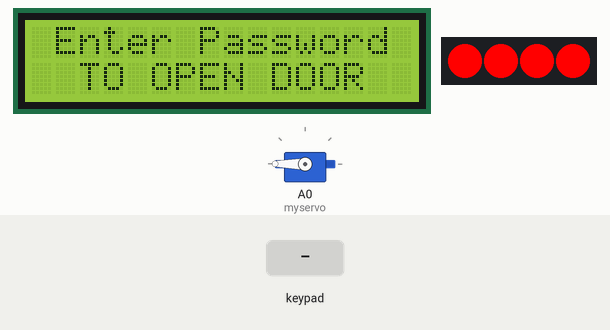
Simulated run of this sketch. Board: Arduino Uno, built with avr-gcc and run on an emulated ATmega328P. Shown: 16×2 character LCD, servo, 4 RGB LEDs in strip order, left to right. The inputs (shaded band) are chosen by the test bench.

Above: at 1.2 s.
1.3 s: keypad keys A 1 2 3 pressed 0.4 s apart
At 3.4 s:
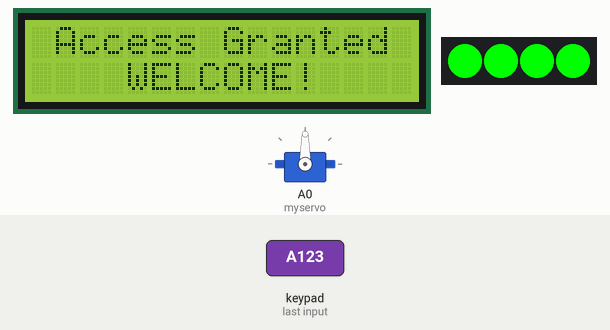
At 19.0 s:
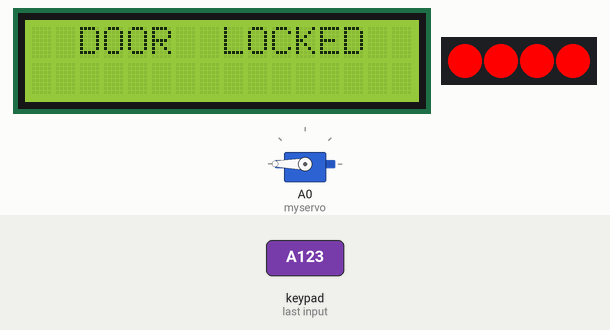
Timing chart, 0 to 20.5 s (numbered marks = the images above; inputs shaded):
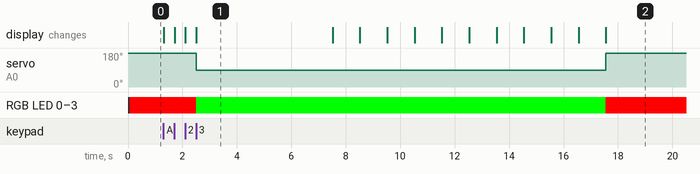

The sketch:

Door_Lock_Code.ino
```cpp
// Name: Alwin George Christie
// Date: 18 August 2021
// Description: The project is based on a password door lock system that includes Arduino UNO R3,
//              Keypad, LCD, and Servo motor. The circuit will also include a NeoPixel LED strip
//              so that the user will be able to understand if he entered the correct or
//              incorrect key.


// References
// https://www.tinkercad.com/things/6nGD6BHf17z-copy-of-using-keypad-4x4-with-arduino/editel
// https://www.tinkercad.com/things/jR8DHye4dlk-copy-of-neopixel-strip/editel?tenant=circuits

#include <LiquidCrystal.h>
#include <Keypad.h>
#include <Servo.h>

#include <Adafruit_NeoPixel.h>
#define PIN        A3
#define NUMPIXELS 4

Adafruit_NeoPixel pixels(NUMPIXELS, PIN, NEO_GRB + NEO_KHZ800);

const byte numRows= 4; //number of rows on the keypad
const byte numCols= 4; //number of columns on the keypad

//keymap defines the key pressed according to the row and columns just as appears on the keypad
char keymap[numRows][numCols]=
{
{'1', '2', '3', 'A'},
{'4', '5', '6', 'B'},
{'7', '8', '9', 'C'},
{'*', '0', '#', 'D'}
};

//Code that shows the the keypad connections to the arduino
byte rowPins[numRows] = {9,8,7,6}; //Rows 1 to 4
byte colPins[numCols]= {5,4,3,2}; //Columns 1 to 4

//Initializes an instance of the Keypad class
Keypad myKeypad= Keypad(makeKeymap(keymap), rowPins, colPins, numRows, numCols);

//Initialise the Serial LCD.
LiquidCrystal lcd(A1,A2,13,12,11,10); //These pin numbers are hard coded in on the serial backpack board.

Servo myservo;

//variables

// #########################################

//The password should be 4 character alphanumeric consisting of digits,letters (A,B,C,D) and symbols (*,#)

char* password= "A123"; // The password for opening the door

// #########################################


int currentposition = 0;
int x =10;//variable used to set cursor in lcd
int y;// variable used to keep the count of characters pressed in keypad
int trials;//variable used to keep the count for number of times wrong password was entered


void setup(){

  lcd.begin (16,2); //Initialize the LCD.

  Serial.begin(9600);

  myservo.attach(A0); // Servo attached to port A0

  pixels.begin();//Initialize the LED Strip.
}


void loop(){

  myservo.write(180);//Set micro servo to lock door.
  if(y == 0){
    //Asking to enter the password
    lcd.setCursor(1,0);
    lcd.print("Enter Password");
    lcd.setCursor(2,1);
    lcd.print("TO OPEN DOOR");
    //Setting LED Strip to red color
    ledstripOFF();
  }

  //If key is pressed, this key is stored in 'keypressed' variable
  //If key is not equal to 'NO_KEY', then this key is printed out in the LCD

  char keypressed = myKeypad.getKey();

  if (keypressed != NO_KEY){
    if(y == 0){
      lcd.clear();
    }

    lcd.setCursor(0,0);
    lcd.print("Password: ");
    lcd.setCursor(x,0);
    lcd.print("*");
    x++;
    if(x == 14){
      x=10;
      lcd.setCursor(x,0);
    }

    y++;
  }

  //Checking if the keypressed is same as in password
  if(keypressed == password[currentposition]){

    currentposition++;

    ledstripON();

    opendoor();

  }else if(y==4){

    invalidpassword();

    ledstripOFF();

    delay(3000);
    lcd.clear();
    currentposition = 0;
    y=0;
  }

}

void opendoor(){//function to open door
  if(currentposition == 4){
        lcd.clear();
        lcd.setCursor(1,0);
        lcd.print("Access Granted");
        lcd.setCursor(4,1);
        lcd.print("WELCOME!");
        currentposition=0;

        myservo.write(90);
        delay(5000);
        lcd.clear();
        lcd.setCursor(0,0);
        lcd.print("THE DOOR CLOSES");
        for(int l=10;l>0;l--){
          lcd.setCursor(0,2);
          lcd.print("             ");
          lcd.setCursor(0,2);
          lcd.print("IN " + String(l) + " SECONDS");
          delay(1000);
        }
        myservo.write(180);
        lcd.clear();
        lcd.setCursor(2,0);
        lcd.print("DOOR  LOCKED");
        ledstripOFF();
        delay(3000);

        lcd.clear();
        y=0;
        trials=0;
      }
}

void invalidpassword(){//Checking how many times the incorrect key is entered
  trials++;
      lcd.clear();
      if(trials == 1){
        lcd.setCursor(0,0);
        lcd.print("Wrong Password");
        lcd.setCursor(0,1);
        lcd.print("Only 2 Try Left");
      }else if(trials == 2){
        lcd.setCursor(0,0);
        lcd.print("Wrong Password");
        lcd.setCursor(0,1);
        lcd.print("Only 1 Try Left");
      }else if(trials == 3){
        lcd.setCursor(0,0);
        lcd.print("Authorized");
        lcd.setCursor(0,1);
        lcd.print("Personnel Only");
        delay(3000);
        lcd.clear();
        lcd.setCursor(0,0);
        lcd.print("Try Again in");
        lcd.setCursor(0,1);
        lcd.print("5 Minutes");//The wait time is not correct as it will take more time in real life.
        delay(5000);
        lcd.setCursor(0,1);
        lcd.print("3 Minutes");
        delay(5000);
        lcd.setCursor(0,1);
        lcd.print("1 Minutes");
        delay(5000);
        trials=0;
      }
}

void ledstripON(){//To set green color on LED strip while correct password is entered.
  if(currentposition == 4){
    for(int k=0;k<4;k++){
    pixels.setPixelColor(k, pixels.Color(0, 255, 0));
    pixels.show();
    }
  }
}

void ledstripOFF(){//To set LED strip color to red after locking the door
  for(int k=0;k<4;k++){
    pixels.setPixelColor(k, pixels.Color(255, 0, 0));
    pixels.show();
  }
}
```

Measured:
- after the input at 1.3 s, servo on A0 (myservo): 180° → 90° after 1.2 s, → 180° 15.0 s later; RGB LED 0–3: RGB(255, 0, 0) → RGB(0, 255, 0) after 1.2 s, → RGB(255, 0, 0) 15.0 s later; the display: first changes at once (image 1 shows a later state)
- what the display in image 1 shows lasts 5.0 s, from 2.5 s to 7.5 s
